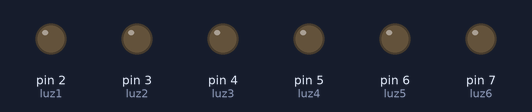
Bench run of a sketch on a simulated Arduino Uno, built with avr-gcc and run on an emulated ATmega328P. On the bench: output pins drawn as LEDs (lit = HIGH).

Above: at 1.5 s.
At 4.2 s:
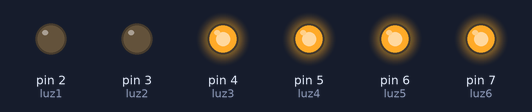
At 5.2 s:
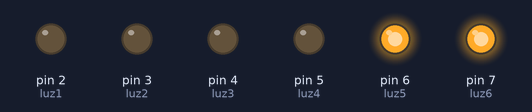
At 8.7 s:
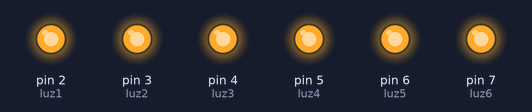
At 12.5 s:
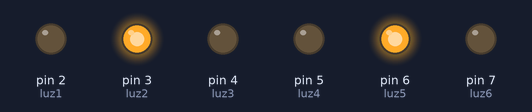
At 17.5 s:
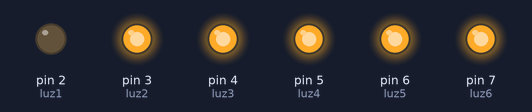
Timing chart, 0 to 17.9 s (numbered marks = the images above):
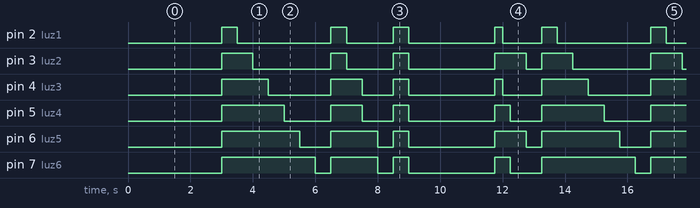

Measured:
- by itself, pin 4 (luz3): repeats every 13.8 s: LOW 2.0 s, HIGH 1.0 s, LOW 1.0 s, HIGH 0.50 s, LOW 2.8 s, HIGH 0.25 s, LOW 1.3 s, HIGH 1.5 s, LOW 2.0 s, HIGH 1.5 s
- by itself, pin 5 (luz4): repeats every 13.8 s: LOW 1.5 s, HIGH 1.0 s, LOW 1.0 s, HIGH 0.50 s, LOW 2.8 s, HIGH 0.50 s, LOW 1.0 s, HIGH 2.0 s, LOW 1.5 s, HIGH 2.0 s
- by itself, everything shown: repeats every 13.8 s, in 24 steps

The sketch:

cartelito.ino
```cpp
#define luz1 2
#define luz2 3
#define luz3 4
#define luz4 5
#define luz5 6
#define luz6 7

void resetLuces(bool estado);
void animacion1();
void animacion2();
void animacion3();
void animacion4();

const bool invertido = true;

const bool encendido = !invertido;
const bool apagado = invertido;

void setup() {
  pinMode(luz1, OUTPUT);
  pinMode(luz2, OUTPUT);
  pinMode(luz3, OUTPUT);
  pinMode(luz4, OUTPUT);
  pinMode(luz5, OUTPUT);
  pinMode(luz6, OUTPUT);
}

void loop() {
  animacion1();
  resetLuces(apagado);
  delay(500);
  animacion1();
  resetLuces(apagado);
  delay(500);
  animacion2();
  resetLuces(apagado);
  delay(250);
  animacion3();
  resetLuces(apagado);
  delay(250);
  animacion4();
  resetLuces(apagado);
  delay(500);
}

void resetLuces(bool estado){
  digitalWrite(luz1, estado);
  digitalWrite(luz2, estado);
  digitalWrite(luz3, estado);
  digitalWrite(luz4, estado);
  digitalWrite(luz5, estado);
  digitalWrite(luz6, estado);
}

void animacion1(){
  digitalWrite(luz1, encendido);
  delay(500);
  digitalWrite(luz2, encendido);
  delay(500);
  digitalWrite(luz3, encendido);
  delay(500);
  digitalWrite(luz4, encendido);
  delay(500);
  digitalWrite(luz5, encendido);
  delay(500);
  digitalWrite(luz6, encendido);
  delay(500);
}

void animacion2(){
  digitalWrite(luz1, encendido);
  digitalWrite(luz2, encendido);
  delay(500);
  digitalWrite(luz3, encendido);
  digitalWrite(luz4, encendido);
  delay(500);
  digitalWrite(luz5, encendido);
  digitalWrite(luz6, encendido);
  delay(500);
}

void animacion3(){
  for(int i=0; i<3; i++){
    delay(250);
    resetLuces(encendido);
    delay(500);
    resetLuces(false);
    delay(250);
  }
}

void animacion4(){
  digitalWrite(luz1, encendido);
  digitalWrite(luz3, encendido);
  delay(250);
  digitalWrite(luz4, encendido);
  digitalWrite(luz6, encendido);
  delay(500);
  digitalWrite(luz2, encendido);
  digitalWrite(luz5, encendido);
  delay(500);
}
```
